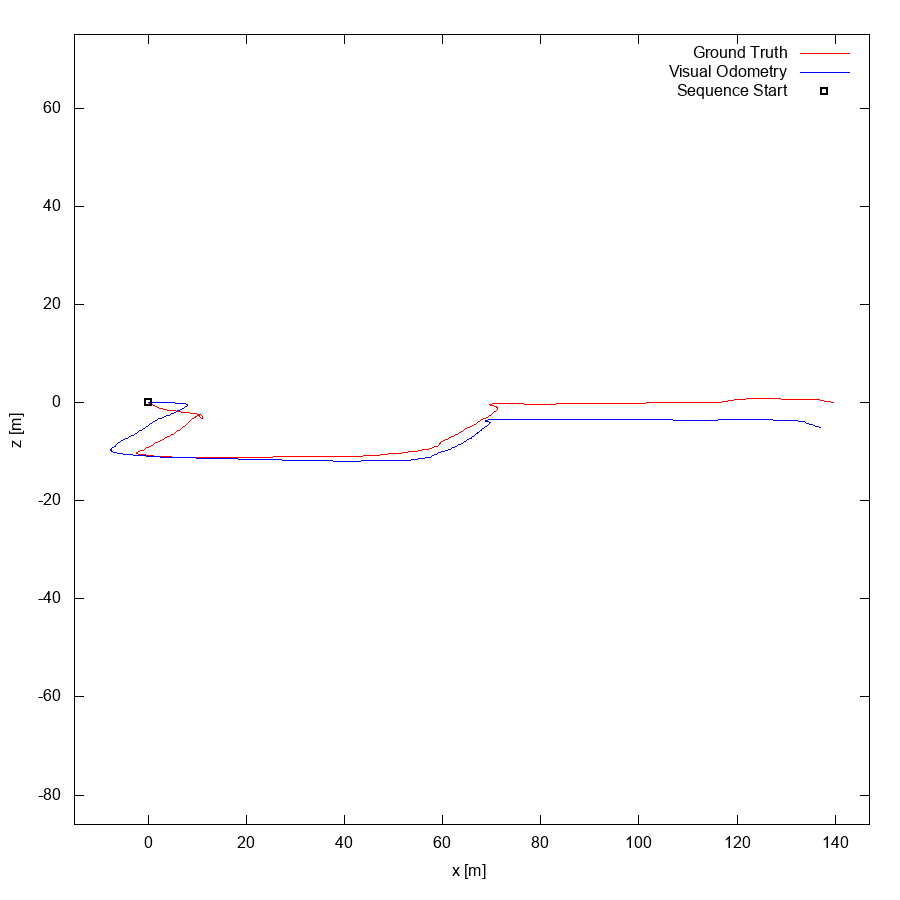

Write the gnuplot code that produced this figure.
set term postscript eps enhanced color
set output "07.eps"
set size ratio -1
set xrange [-15:147]
set yrange [-86:75]
set xlabel "x [m]"
set ylabel "z [m]"
plot "07.txt" using 1:2 lc rgb "#FF0000" title 'Ground Truth' w lines,"07.txt" using 3:4 lc rgb "#0000FF" title 'Visual Odometry' w lines,"< head -1 07.txt" using 1:2 lc rgb "#000000" pt 4 ps 1 lw 2 title 'Sequence Start' w points
